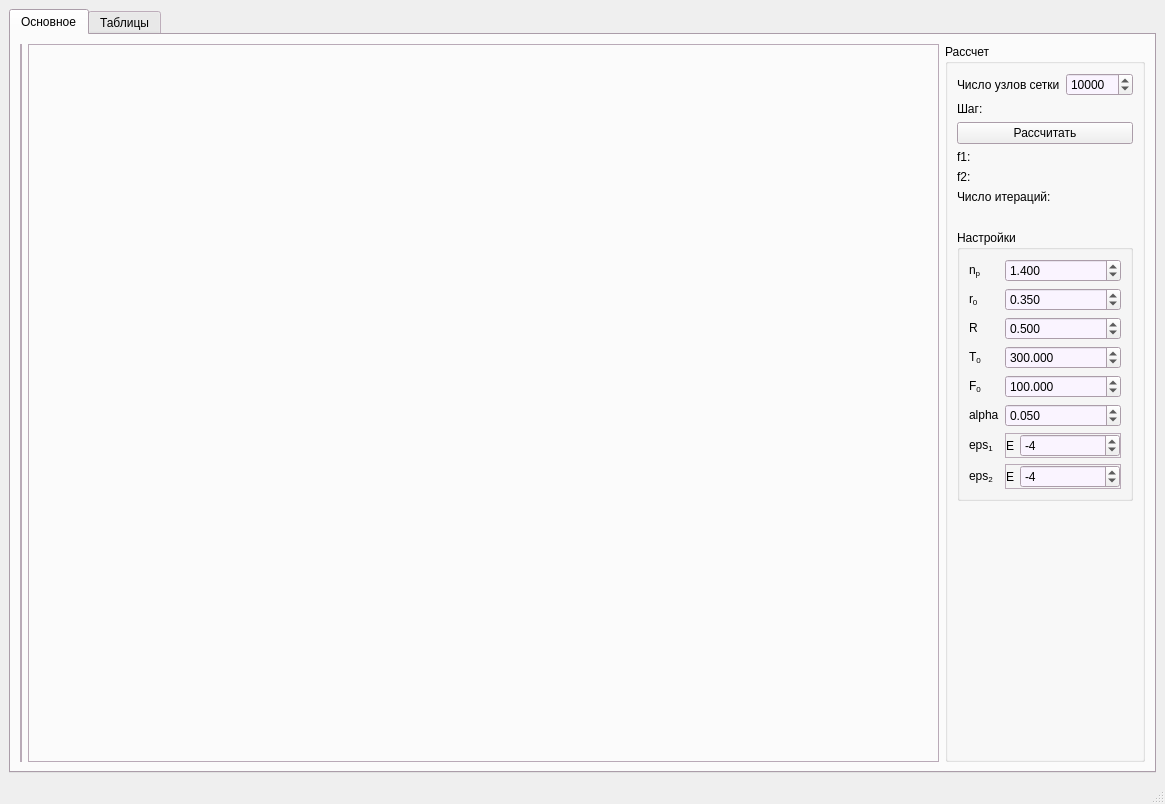
<?xml version="1.0" encoding="UTF-8"?>
<ui version="4.0">
 <class>MainWindow</class>
 <widget class="QMainWindow" name="MainWindow">
  <property name="geometry">
   <rect>
    <x>0</x>
    <y>0</y>
    <width>1165</width>
    <height>804</height>
   </rect>
  </property>
  <property name="windowTitle">
   <string>Лабораторная работа №3</string>
  </property>
  <widget class="QWidget" name="centralwidget">
   <layout class="QHBoxLayout" name="horizontalLayout">
    <item>
     <widget class="QTabWidget" name="tabWidget">
      <property name="palette">
       <palette>
        <active>
         <colorrole role="Base">
          <brush brushstyle="SolidPattern">
           <color alpha="255">
            <red>250</red>
            <green>244</green>
            <blue>255</blue>
           </color>
          </brush>
         </colorrole>
         <colorrole role="Window">
          <brush brushstyle="SolidPattern">
           <color alpha="255">
            <red>240</red>
            <green>220</green>
            <blue>237</blue>
           </color>
          </brush>
         </colorrole>
        </active>
        <inactive>
         <colorrole role="Base">
          <brush brushstyle="SolidPattern">
           <color alpha="255">
            <red>250</red>
            <green>244</green>
            <blue>255</blue>
           </color>
          </brush>
         </colorrole>
         <colorrole role="Window">
          <brush brushstyle="SolidPattern">
           <color alpha="255">
            <red>240</red>
            <green>220</green>
            <blue>237</blue>
           </color>
          </brush>
         </colorrole>
        </inactive>
        <disabled>
         <colorrole role="Base">
          <brush brushstyle="SolidPattern">
           <color alpha="255">
            <red>240</red>
            <green>220</green>
            <blue>237</blue>
           </color>
          </brush>
         </colorrole>
         <colorrole role="Window">
          <brush brushstyle="SolidPattern">
           <color alpha="255">
            <red>240</red>
            <green>220</green>
            <blue>237</blue>
           </color>
          </brush>
         </colorrole>
        </disabled>
       </palette>
      </property>
      <property name="currentIndex">
       <number>0</number>
      </property>
      <widget class="QWidget" name="tab">
       <attribute name="title">
        <string>Основное</string>
       </attribute>
       <layout class="QHBoxLayout" name="horizontalLayout_2" stretch="0,1,0">
        <item>
         <widget class="QFrame" name="frame_3">
          <property name="frameShape">
           <enum>QFrame::StyledPanel</enum>
          </property>
          <property name="frameShadow">
           <enum>QFrame::Plain</enum>
          </property>
          <layout class="QVBoxLayout" name="verticalLayout_5" stretch="0">
           <property name="leftMargin">
            <number>0</number>
           </property>
           <property name="topMargin">
            <number>0</number>
           </property>
           <property name="rightMargin">
            <number>0</number>
           </property>
           <property name="bottomMargin">
            <number>0</number>
           </property>
           <item>
            <widget class="QFrame" name="frame_4">
             <property name="frameShape">
              <enum>QFrame::StyledPanel</enum>
             </property>
             <property name="frameShadow">
              <enum>QFrame::Plain</enum>
             </property>
            </widget>
           </item>
          </layout>
         </widget>
        </item>
        <item>
         <widget class="QFrame" name="frame_plot">
          <property name="frameShape">
           <enum>QFrame::StyledPanel</enum>
          </property>
          <property name="frameShadow">
           <enum>QFrame::Plain</enum>
          </property>
          <layout class="QHBoxLayout" name="horizontalLayout_6">
           <property name="leftMargin">
            <number>0</number>
           </property>
           <property name="topMargin">
            <number>0</number>
           </property>
           <property name="rightMargin">
            <number>0</number>
           </property>
           <property name="bottomMargin">
            <number>0</number>
           </property>
           <item>
            <layout class="QVBoxLayout" name="verticalLayout_plot">
             <property name="spacing">
              <number>0</number>
             </property>
            </layout>
           </item>
          </layout>
         </widget>
        </item>
        <item>
         <widget class="QGroupBox" name="groupBox_2">
          <property name="sizePolicy">
           <sizepolicy hsizetype="Preferred" vsizetype="Preferred">
            <horstretch>0</horstretch>
            <verstretch>0</verstretch>
           </sizepolicy>
          </property>
          <property name="title">
           <string>Рассчет</string>
          </property>
          <layout class="QFormLayout" name="formLayout_2">
           <item row="0" column="0">
            <widget class="QLabel" name="label_11">
             <property name="text">
              <string>Число узлов сетки</string>
             </property>
            </widget>
           </item>
           <item row="0" column="1">
            <widget class="QSpinBox" name="spinBox_steps">
             <property name="minimum">
              <number>1</number>
             </property>
             <property name="maximum">
              <number>1000000</number>
             </property>
             <property name="value">
              <number>10000</number>
             </property>
            </widget>
           </item>
           <item row="1" column="0" colspan="2">
            <widget class="QLabel" name="label_step">
             <property name="text">
              <string>Шаг: </string>
             </property>
            </widget>
           </item>
           <item row="2" column="0" colspan="2">
            <widget class="QPushButton" name="pushButton_calculate">
             <property name="text">
              <string>Рассчитать</string>
             </property>
            </widget>
           </item>
           <item row="3" column="0" colspan="2">
            <widget class="QLabel" name="label_f1">
             <property name="text">
              <string>f1:</string>
             </property>
            </widget>
           </item>
           <item row="4" column="0" colspan="2">
            <widget class="QLabel" name="label_f2">
             <property name="text">
              <string>f2:</string>
             </property>
            </widget>
           </item>
           <item row="5" column="0" colspan="2">
            <widget class="QLabel" name="label_iter">
             <property name="text">
              <string>Число итераций:</string>
             </property>
            </widget>
           </item>
           <item row="6" column="0" colspan="2">
            <widget class="QLabel" name="label_status">
             <property name="text">
              <string/>
             </property>
            </widget>
           </item>
           <item row="7" column="0" colspan="2">
            <widget class="QGroupBox" name="groupBox">
             <property name="title">
              <string>Настройки</string>
             </property>
             <layout class="QFormLayout" name="formLayout">
              <item row="0" column="0">
               <widget class="QLabel" name="label_12">
                <property name="text">
                 <string>&lt;html&gt;&lt;head/&gt;&lt;body&gt;&lt;p&gt;n&lt;span style=&quot; vertical-align:sub;&quot;&gt;p&lt;/span&gt;&lt;/p&gt;&lt;/body&gt;&lt;/html&gt;</string>
                </property>
               </widget>
              </item>
              <item row="0" column="1">
               <widget class="QDoubleSpinBox" name="doubleSpinBox_n">
                <property name="frame">
                 <bool>true</bool>
                </property>
                <property name="decimals">
                 <number>3</number>
                </property>
                <property name="maximum">
                 <double>10000.000000000000000</double>
                </property>
                <property name="value">
                 <double>1.400000000000000</double>
                </property>
               </widget>
              </item>
              <item row="1" column="0">
               <widget class="QLabel" name="label_13">
                <property name="text">
                 <string>&lt;html&gt;&lt;head/&gt;&lt;body&gt;&lt;p&gt;r&lt;span style=&quot; vertical-align:sub;&quot;&gt;0&lt;/span&gt;&lt;/p&gt;&lt;/body&gt;&lt;/html&gt;</string>
                </property>
               </widget>
              </item>
              <item row="1" column="1">
               <widget class="QDoubleSpinBox" name="doubleSpinBox_r0">
                <property name="frame">
                 <bool>true</bool>
                </property>
                <property name="decimals">
                 <number>3</number>
                </property>
                <property name="maximum">
                 <double>10000.000000000000000</double>
                </property>
                <property name="value">
                 <double>0.350000000000000</double>
                </property>
               </widget>
              </item>
              <item row="2" column="0">
               <widget class="QLabel" name="label_14">
                <property name="text">
                 <string>&lt;html&gt;&lt;head/&gt;&lt;body&gt;&lt;p&gt;R&lt;/p&gt;&lt;/body&gt;&lt;/html&gt;</string>
                </property>
               </widget>
              </item>
              <item row="2" column="1">
               <widget class="QDoubleSpinBox" name="doubleSpinBox_r_max">
                <property name="frame">
                 <bool>true</bool>
                </property>
                <property name="decimals">
                 <number>3</number>
                </property>
                <property name="maximum">
                 <double>10000.000000000000000</double>
                </property>
                <property name="value">
                 <double>0.500000000000000</double>
                </property>
               </widget>
              </item>
              <item row="3" column="0">
               <widget class="QLabel" name="label">
                <property name="text">
                 <string>&lt;html&gt;&lt;head/&gt;&lt;body&gt;&lt;p&gt;T&lt;span style=&quot; vertical-align:sub;&quot;&gt;0&lt;/span&gt;&lt;/p&gt;&lt;/body&gt;&lt;/html&gt;</string>
                </property>
               </widget>
              </item>
              <item row="3" column="1">
               <widget class="QDoubleSpinBox" name="doubleSpinBox_t0">
                <property name="frame">
                 <bool>true</bool>
                </property>
                <property name="decimals">
                 <number>3</number>
                </property>
                <property name="maximum">
                 <double>10000.000000000000000</double>
                </property>
                <property name="value">
                 <double>300.000000000000000</double>
                </property>
               </widget>
              </item>
              <item row="4" column="0">
               <widget class="QLabel" name="label_8">
                <property name="text">
                 <string>&lt;html&gt;&lt;head/&gt;&lt;body&gt;&lt;p&gt;F&lt;span style=&quot; vertical-align:sub;&quot;&gt;0&lt;/span&gt;&lt;/p&gt;&lt;/body&gt;&lt;/html&gt;</string>
                </property>
               </widget>
              </item>
              <item row="4" column="1">
               <widget class="QDoubleSpinBox" name="doubleSpinBox_f0">
                <property name="frame">
                 <bool>true</bool>
                </property>
                <property name="decimals">
                 <number>3</number>
                </property>
                <property name="minimum">
                 <double>-10000.000000000000000</double>
                </property>
                <property name="maximum">
                 <double>10000.000000000000000</double>
                </property>
                <property name="value">
                 <double>100.000000000000000</double>
                </property>
               </widget>
              </item>
              <item row="5" column="0">
               <widget class="QLabel" name="label_7">
                <property name="text">
                 <string>&lt;html&gt;&lt;head/&gt;&lt;body&gt;&lt;p&gt;alpha&lt;/p&gt;&lt;/body&gt;&lt;/html&gt;</string>
                </property>
               </widget>
              </item>
              <item row="5" column="1">
               <widget class="QDoubleSpinBox" name="doubleSpinBox_alpha">
                <property name="frame">
                 <bool>true</bool>
                </property>
                <property name="decimals">
                 <number>3</number>
                </property>
                <property name="maximum">
                 <double>10000.000000000000000</double>
                </property>
                <property name="value">
                 <double>0.050000000000000</double>
                </property>
               </widget>
              </item>
              <item row="6" column="0">
               <widget class="QLabel" name="label_9">
                <property name="text">
                 <string>&lt;html&gt;&lt;head/&gt;&lt;body&gt;&lt;p&gt;eps&lt;span style=&quot; vertical-align:sub;&quot;&gt;1&lt;/span&gt;&lt;/p&gt;&lt;/body&gt;&lt;/html&gt;</string>
                </property>
               </widget>
              </item>
              <item row="6" column="1">
               <widget class="QFrame" name="frame_6">
                <property name="frameShape">
                 <enum>QFrame::StyledPanel</enum>
                </property>
                <property name="frameShadow">
                 <enum>QFrame::Plain</enum>
                </property>
                <layout class="QHBoxLayout" name="horizontalLayout_8" stretch="0,1">
                 <property name="leftMargin">
                  <number>0</number>
                 </property>
                 <property name="topMargin">
                  <number>0</number>
                 </property>
                 <property name="rightMargin">
                  <number>0</number>
                 </property>
                 <property name="bottomMargin">
                  <number>0</number>
                 </property>
                 <item>
                  <widget class="QLabel" name="label_17">
                   <property name="sizePolicy">
                    <sizepolicy hsizetype="Minimum" vsizetype="Preferred">
                     <horstretch>0</horstretch>
                     <verstretch>0</verstretch>
                    </sizepolicy>
                   </property>
                   <property name="text">
                    <string>E</string>
                   </property>
                  </widget>
                 </item>
                 <item>
                  <widget class="QSpinBox" name="spinBox_eps1">
                   <property name="minimum">
                    <number>-100</number>
                   </property>
                   <property name="maximum">
                    <number>100</number>
                   </property>
                   <property name="value">
                    <number>-4</number>
                   </property>
                  </widget>
                 </item>
                </layout>
               </widget>
              </item>
              <item row="7" column="0">
               <widget class="QLabel" name="label_10">
                <property name="text">
                 <string>&lt;html&gt;&lt;head/&gt;&lt;body&gt;&lt;p&gt;eps&lt;span style=&quot; vertical-align:sub;&quot;&gt;2&lt;/span&gt;&lt;/p&gt;&lt;/body&gt;&lt;/html&gt;</string>
                </property>
               </widget>
              </item>
              <item row="7" column="1">
               <widget class="QFrame" name="frame_7">
                <property name="frameShape">
                 <enum>QFrame::StyledPanel</enum>
                </property>
                <property name="frameShadow">
                 <enum>QFrame::Plain</enum>
                </property>
                <layout class="QHBoxLayout" name="horizontalLayout_9" stretch="0,1">
                 <property name="leftMargin">
                  <number>0</number>
                 </property>
                 <property name="topMargin">
                  <number>0</number>
                 </property>
                 <property name="rightMargin">
                  <number>0</number>
                 </property>
                 <property name="bottomMargin">
                  <number>0</number>
                 </property>
                 <item>
                  <widget class="QLabel" name="label_18">
                   <property name="sizePolicy">
                    <sizepolicy hsizetype="Minimum" vsizetype="Preferred">
                     <horstretch>0</horstretch>
                     <verstretch>0</verstretch>
                    </sizepolicy>
                   </property>
                   <property name="text">
                    <string>E</string>
                   </property>
                  </widget>
                 </item>
                 <item>
                  <widget class="QSpinBox" name="spinBox_eps2">
                   <property name="minimum">
                    <number>-100</number>
                   </property>
                   <property name="maximum">
                    <number>100</number>
                   </property>
                   <property name="value">
                    <number>-4</number>
                   </property>
                  </widget>
                 </item>
                </layout>
               </widget>
              </item>
             </layout>
            </widget>
           </item>
          </layout>
         </widget>
        </item>
       </layout>
      </widget>
      <widget class="QWidget" name="tab_2">
       <attribute name="title">
        <string>Таблицы</string>
       </attribute>
       <layout class="QHBoxLayout" name="horizontalLayout_5">
        <item>
         <widget class="QTabWidget" name="tabWidget_2">
          <property name="currentIndex">
           <number>0</number>
          </property>
          <widget class="QWidget" name="tab_3">
           <attribute name="title">
            <string>λ</string>
           </attribute>
           <layout class="QVBoxLayout" name="verticalLayout">
            <item>
             <widget class="QPushButton" name="pushButton_load_lambda">
              <property name="text">
               <string>Загрузить</string>
              </property>
             </widget>
            </item>
            <item>
             <widget class="QTableWidget" name="tableWidget_lambda">
              <column>
               <property name="text">
                <string>T</string>
               </property>
              </column>
              <column>
               <property name="text">
                <string>λ</string>
               </property>
              </column>
             </widget>
            </item>
           </layout>
          </widget>
          <widget class="QWidget" name="tab_4">
           <attribute name="title">
            <string>k</string>
           </attribute>
           <layout class="QVBoxLayout" name="verticalLayout_2">
            <item>
             <widget class="QPushButton" name="pushButton_load_k">
              <property name="text">
               <string>Загрузить</string>
              </property>
             </widget>
            </item>
            <item>
             <widget class="QTableWidget" name="tableWidget_k">
              <column>
               <property name="text">
                <string>T</string>
               </property>
              </column>
              <column>
               <property name="text">
                <string>k</string>
               </property>
              </column>
             </widget>
            </item>
           </layout>
          </widget>
         </widget>
        </item>
       </layout>
      </widget>
     </widget>
    </item>
   </layout>
  </widget>
  <widget class="QMenuBar" name="menubar">
   <property name="geometry">
    <rect>
     <x>0</x>
     <y>0</y>
     <width>1165</width>
     <height>26</height>
    </rect>
   </property>
  </widget>
  <widget class="QStatusBar" name="statusbar"/>
 </widget>
 <resources/>
 <connections/>
</ui>
